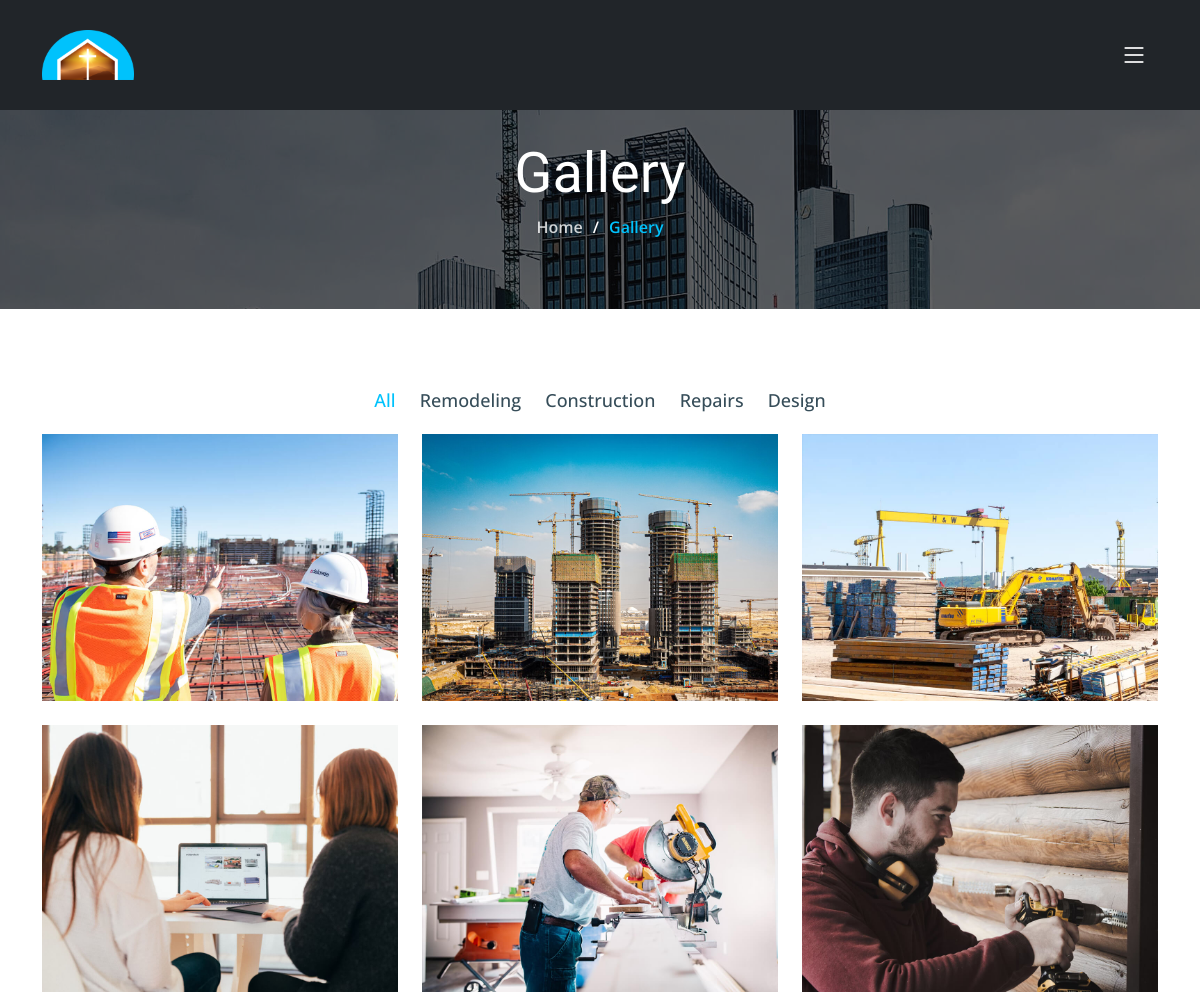
The page /gallery/ (upper part) on the database as committed earlier.
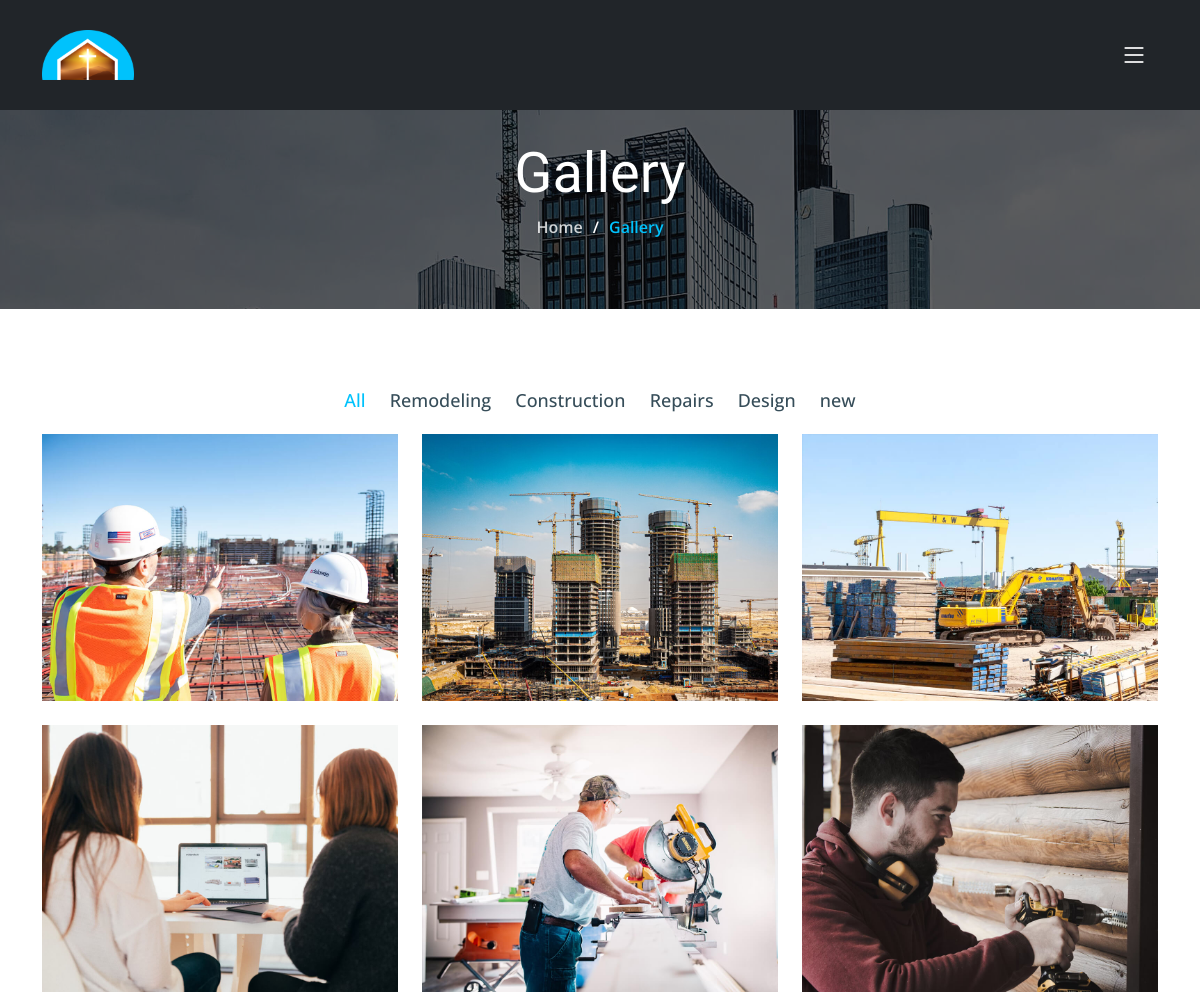
The same page on the database as committed later.
### company/models.py (models this page shows, shortened)
class Gallery_Categories(models.Model):
    name = models.CharField(max_length=50)
    def __str__(self) -> str:
        return self.name

class Gallery(models.Model):
    title = models.CharField(max_length=100)
    category = models.ForeignKey(Gallery_Categories,on_delete=models.CASCADE, null=True)
    image = models.ImageField(upload_to='company/gallery')
    slug = models.SlugField(max_length=100, unique=True,blank=True, null=True)

### company/views.py (the view)
# urls.py: path('gallery/', views.gallery, name='gallery'),
def gallery(request):
    all_gallery = models.Gallery.objects.all()
    gallery_categories = models.Gallery_Categories.objects.all()
    context = {
        'all_gallery' : all_gallery,
        'gallery_categories': gallery_categories
    }
    return render(request, 'company/gallery.html', context)

### company/templates/company/gallery.html (shortened to what this page needs)
{% load static %}
<!DOCTYPE html>
<html lang="en">
<head>
 {% include 'company/include/head.html' %}
</head>
<body>
  {% include 'company/include/navbar.html'%}
  <main id="main">
    <div class="breadcrumbs d-flex align-items-center" style="background-image: url('{% static 'assets/img/breadcrumbs-bg.jpg' %}');">
      <div class="container position-relative d-flex flex-column align-items-center" data-aos="fade">
        <h2>Gallery</h2>
        <ol>
          <li><a href="index.html">Home</a></li>
          <li>Gallery</li>
        </ol>
      </div>
    </div>
    <section id="projects" class="projects">
      <div class="container" data-aos="fade-up">
        <div class="portfolio-isotope" data-portfolio-filter="*" data-portfolio-layout="masonry" data-portfolio-sort="original-order">
          <ul class="portfolio-flters" data-aos="fade-up" data-aos-delay="100">
            <li data-filter="*" class="filter-active">All</li>
            {% for categories in gallery_categories %}
            <li data-filter=".filter-{{categories.name}}">{{categories.name}}</li>
            {% endfor %}
          </ul>
          <div class="row gy-4 portfolio-container" data-aos="fade-up" data-aos-delay="200">
            {% for gallery in all_gallery%}
            <div class="col-lg-4 col-md-6 portfolio-item filter-{{gallery.category}}">
              <div class="portfolio-content h-100">
                <img src="/media/{{gallery.image}}" class="img-fluid" alt="">
              </div>
            </div>
            {% endfor %}
          </div>
        </div>
      </div>
    </section>
  </main>
</body>
</html>

Rows that differ between the two databases and show on the page:
added Gallery_Categories: name "new"
